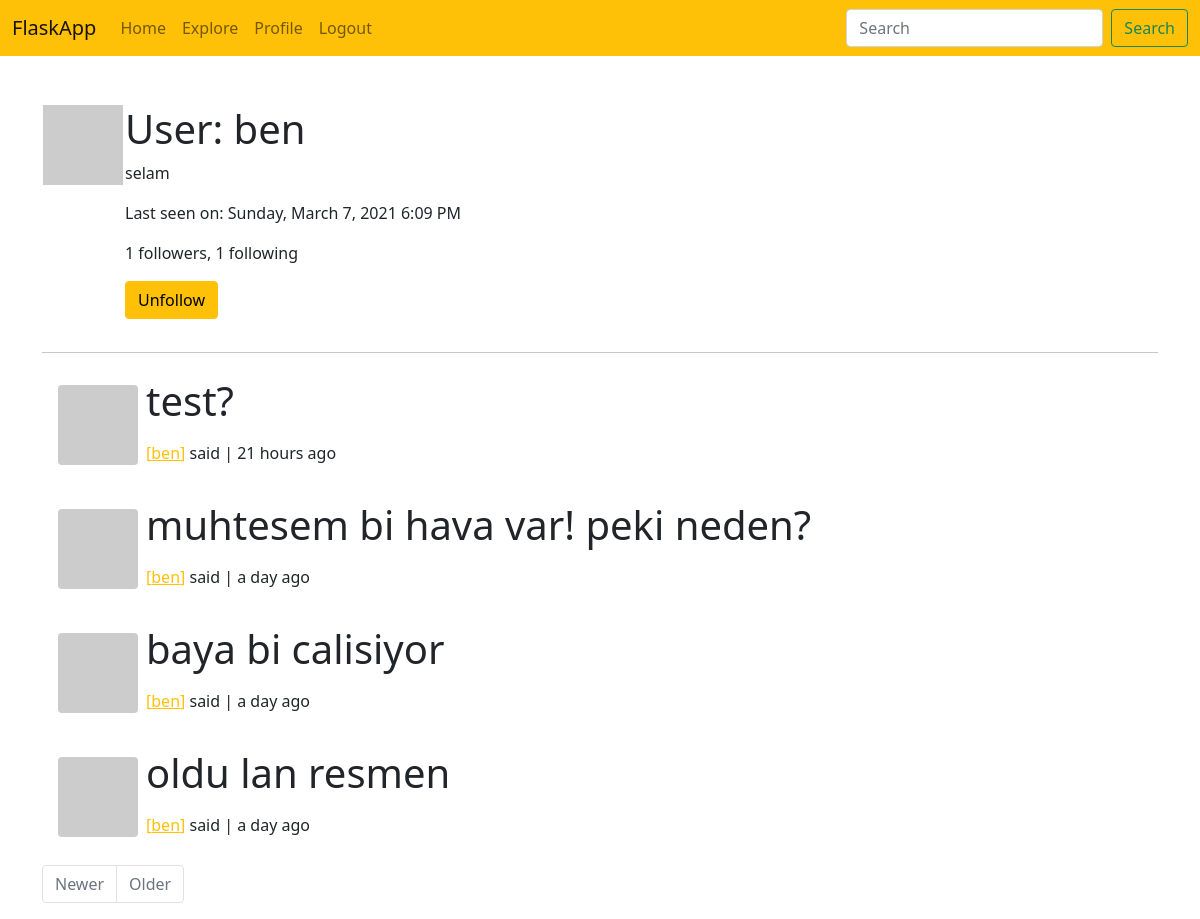
The app's page /user/ben (signed in), older data.
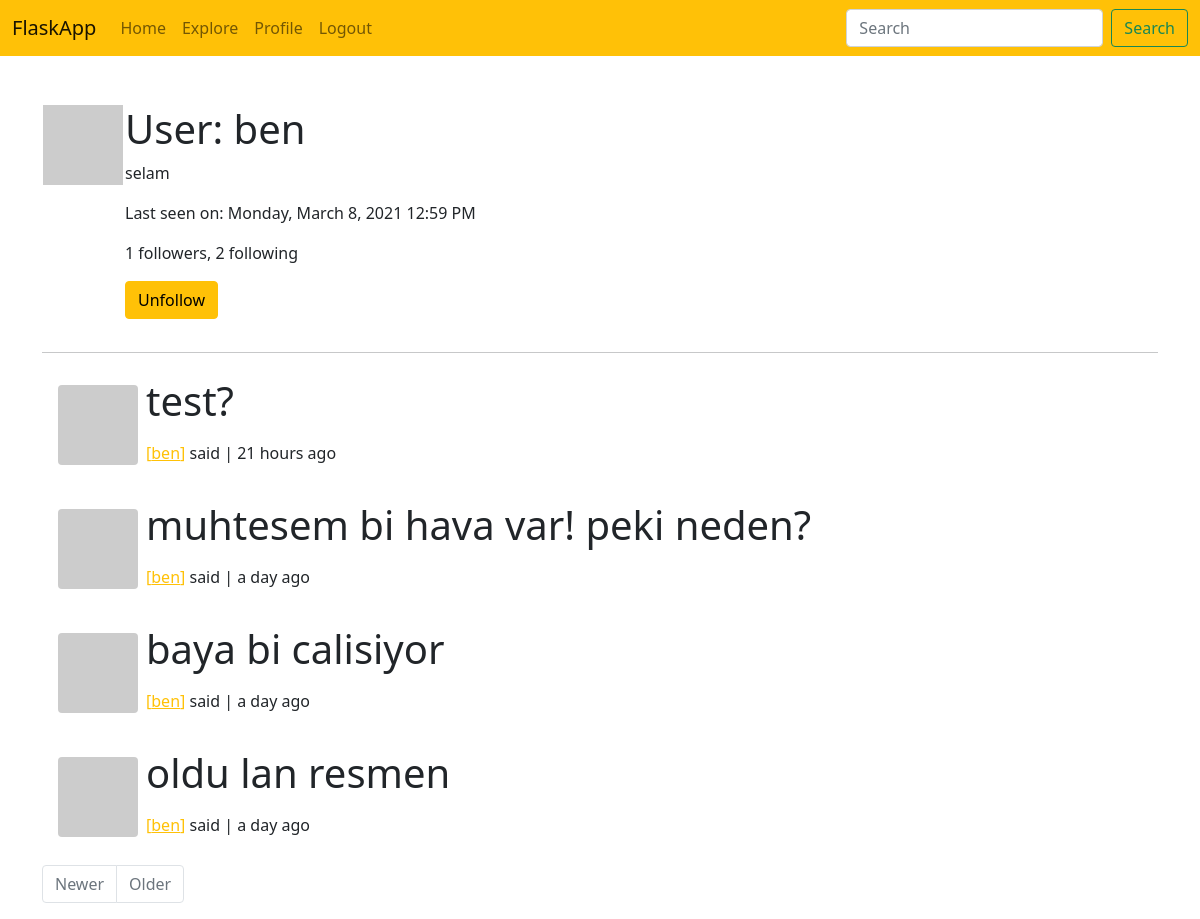
The same page, newer data.
### app/models.py (models this page shows, shortened)
class User(UserMixin, db.Model):
    id = db.Column(db.Integer, primary_key=True)
    username = db.Column(db.String(64), index=True, unique=True)
    email = db.Column(db.String(120), index=True, unique=True)
    password_hash = db.Column(db.String(128))
    about_me = db.Column(db.String(140))
    last_seen = db.Column(db.DateTime, default=datetime.utcnow)
    posts = db.relationship('Post', backref='author', lazy='dynamic')
    followed = db.relationship('User',
                               secondary=followers,
                               primaryjoin=(followers.c.follower_id == id),
                               secondaryjoin=(followers.c.followed_id == id),
                               backref=db.backref('followers', lazy='dynamic'),
                               lazy='dynamic')
    def avatar(self, size):
        digest = md5(self.email.lower().encode('utf-8')).hexdigest()
        return f'https://www.gravatar.com/avatar/{digest}?d=identicon&s={size}'
    def is_following(self, user) -> bool:
        return self.followed.filter(
            followers.c.followed_id == user.id).count() > 0

class Post(db.Model):
    id = db.Column(db.Integer, primary_key=True)
    body = db.Column(db.String(140))
    timestamp = db.Column(db.DateTime, index=True, default=datetime.utcnow)
    user_id = db.Column(db.Integer, db.ForeignKey('user.id'))

### app/main/routes.py (the view)
@bp.route('/user/<username>')
@login_required
def user(username):
    user = User.query.filter_by(username=username).first_or_404()
    page = request.args.get('page', 1, type=int)
    posts = user.posts.order_by(Post.timestamp.desc()).paginate(
        page, current_app.config['POSTS_PER_PAGE'], False)
    next_url = url_for('main.user', username=user.username, page=posts.next_num) \
        if posts.has_next else None
    prev_url = url_for('main.user', username=user.username, page=posts.prev_num) \
        if posts.has_prev else None
    form = EmptyForm()
    return render_template('user.html',
                           user=user,
                           posts=posts.items,
                           title=user.username,
                           next_url=next_url,
                           prev_url=prev_url,
                           form=form)

### app/main/forms.py
class EmptyForm(FlaskForm):
    submit = SubmitField('Submit')

### app/main/routes.py (called while the page is built)
@bp.before_request
def before_request():
    if current_user.is_authenticated:
        current_user.last_seen = datetime.utcnow()
        db.session.commit()

### app/models.py (called while the page is built)
@login.user_loader
def load_user(id):
    return User.query.get(int(id))

### app/templates/user.html (shortened to what this page needs)
{% extends "base.html" %}
{% block app_content %}
<table>
    <tr valign="top">
        <td><img src="{{ user.avatar(128) }}"></td>
        <td>
            <h1>User: {{ user.username }}</h1>
            {% if user.about_me %}
                <p>{{ user.about_me }}</p>
            {% endif %}
            {% if user.last_seen %}
            <p>Last seen on: {{ moment(user.last_seen).format('LLLL') }}</p>
            {% endif %}
            <p>{{ user.followers.count() }} followers, {{ user.followed.count() }} following</p>
            {% if user == current_user %}
                <p><a href="{{ url_for('main.edit_profile') }}">Edit your profile</a></p>
            {% else %}
                <p>
                    <form action="{{ url_for('main.unfollow', username=user.username) }}" method="post">
                        {{ form.submit(value='Unfollow', class_='btn btn-warning') }}
                    </form>
                </p>
            {% endif %}
        </td>
    </tr>
</table>
<hr>
{% for post in posts %}
    {% include "_post.html" %}
{% endfor %}
{% include "_pagination.html" %}
{% endblock app_content %}

### app/templates/base.html (shortened to what this page needs)
<!doctype html>
<html lang="en">
  <head>
    <link href="https://cdn.jsdelivr.net/npm/bootstrap@5.0.0-beta2/dist/css/bootstrap.min.css"
    rel="stylesheet"
>
  </head>
  <body>
    {% include "_navbar.html" %}
    {% block content %}
    <div class="container mt-5">
        {% block app_content %}
        {% endblock app_content %}
    </div>
    {% endblock content %}
  </body>
</html>

### app/templates/_navbar.html (shortened to what this page needs)
<nav class="navbar navbar-expand-sm navbar-light bg-warning sticky-top">
  <div class="container-fluid">
    <a class="navbar-brand" href="{{ url_for('main.index') }}">FlaskApp</a>
    <div class="collapse navbar-collapse" id="navbarSupportedContent">
      <ul class="navbar-nav me-auto mb-2 mb-sm-0">
        <li class="nav-item">
          <a class="nav-link {% if request.path == '/index' %}active{% endif %}" href="{{ url_for('main.index') }}">Home</a>
        </li>
        <li class="nav-item">
          <a class="nav-link {% if request.path == '/explore' %}active{% endif %}"" href="{{ url_for('main.explore') }}">Explore</a>
        </li>
        {% if current_user.is_anonymous %}
        <li class="nav-item">
          <a class="nav-link {% if request.path == '/login' %}active{% endif %}"" href="{{ url_for('auth.login') }}">Login</a>
        </li>
        {% else %}
        <li class="nav-item">
          <a class="nav-link {% if request.url_rule.endpoint == 'user' %}active{% endif %}" href="{{ url_for('main.user', username=current_user.username) }}">Profile</a>
        </li>
        <li class="nav-item">
          <a class="nav-link {% if request.path == '/logout' %}active{% endif %}"" href="{{ url_for('auth.logout') }}">Logout</a>
        </li>
        {% endif %}
      </ul>
      <form class="d-flex">
        <input class="form-control me-2" type="search" placeholder="Search" aria-label="Search">
        <button class="btn btn-outline-success" type="submit">Search</button>
      </form>
    </div>
  </div>
</nav>

### app/templates/_post.html
<div class="d-flex bd-highlight p-2 mb-1">
<div class="d-flex flex-row bd-highlight">
  <div class="bd-highlight p-2">
    <img class="rounded" src="{{ post.author.avatar(76) }}">
  </div>
  <div class="bd-highlight">
  <p class="display-6">{{ post.body }}</p>
    <div class="d-flex flex-column bd-highlight align-self-end">
    <div class="bd-highlight">
    <p>
        <a href="{{ url_for('main.user', username=post.author.username) }}" class="link-warning">
        [{{ post.author.username }}]</a> said | {{ moment(post.timestamp).fromNow() }}
    </p>
    </div>
    </div>
  </div>
</div>
</div>

### app/templates/_pagination.html
<nav aria-label="page-navigation">
  <ul class="pagination">
    <li class="page-item {% if not prev_url %} disabled{% endif %}">
      <a class="page-link" href="{{ prev_url or '#' }}">Newer</a>
    </li>
    <li class="page-item {% if not next_url %} disabled{% endif %}">
      <a class="page-link" href="{{ next_url or '#' }}">Older</a>
    </li>
  </ul>
</nav>

Row changes from the older to the newer data that the page shows:
changed User "ben": last_seen "Sunday, March 7, 2021 6:09 PM" → "Monday, March 8, 2021 12:59 PM"
Text that changed along with them:
{{ user.followed.count() }}: "1" → "2"
